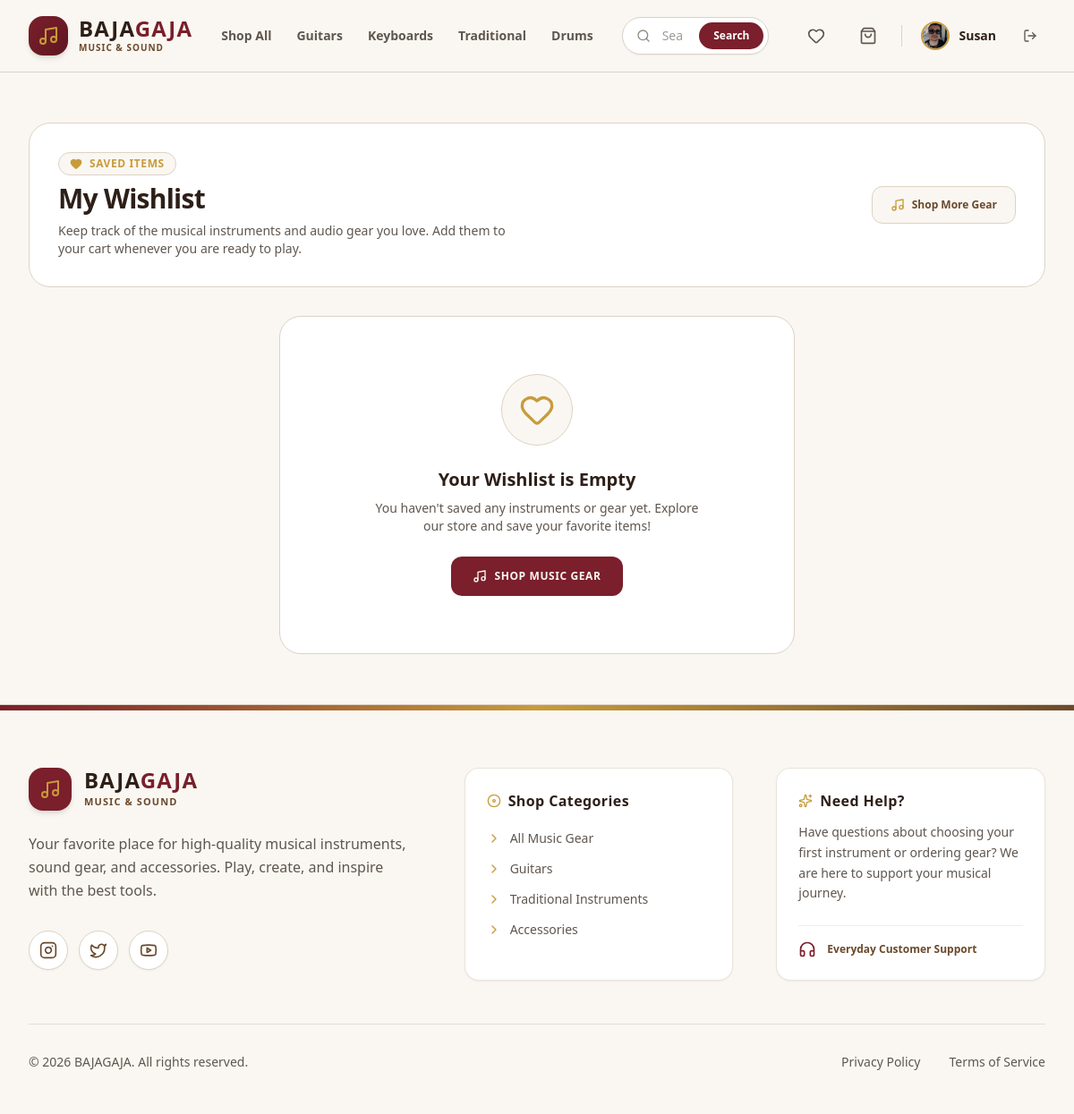
The app's page /wishlist/ (signed in) with its own data.
### bg_app/models.py (models this page shows, shortened)
class User(AbstractUser):
    phone = models.CharField(max_length=20, blank=True)
    address = models.TextField(blank=True)
    profile_picture = models.ImageField(upload_to='images/user/', blank=True, null=True)

### bg_app/views/wishlists_view.py (the view)
# urls.py: path('wishlist/', wishlist_view, name='wishlist'),
@login_required
def wishlist_view(request):
    wishlist_items = Wishlist.objects.filter(customer=request.user).order_by('-added_at')
    return render(request, 'main/wishlist_page.html', {'wishlist_items': wishlist_items})

### bg_app/templates/main/wishlist_page.html (shortened to what this page needs)
<!DOCTYPE html>
<html lang="en">
<head>
    {% load static %}
    <link href="{% static 'css/styles.css' %}" rel="stylesheet" />
</head>
<body class="bg-[#FAF7F2] text-[#5F564F] font-sans min-h-screen flex flex-col antialiased">
    {% include 'components/_navbar.html' %}
    <main class="flex-grow max-w-7xl w-full mx-auto px-4 sm:px-6 lg:px-8 py-10 sm:py-14 space-y-8">
        <div class="bg-[#FFFFFF] border border-[#DDD2C5] rounded-3xl p-6 sm:p-8 shadow-xs flex flex-col sm:flex-row items-start sm:items-center justify-between gap-6">
            <div class="space-y-2">
                <div class="inline-flex items-center gap-2 px-3 py-1 rounded-full bg-[#FAF7F2] border border-[#DDD2C5] text-[#C89B3C] text-xs font-bold uppercase tracking-wider">
                    <i data-lucide="heart" class="w-3.5 h-3.5 fill-[#C89B3C]"></i>
                    <span>Saved Items</span>
                </div>
                <h1 class="text-2xl sm:text-3xl font-bold text-[#2D1F18] tracking-tight">
                    My Wishlist
                </h1>
                <p class="text-xs sm:text-sm text-[#5F564F] max-w-lg leading-relaxed">
                    Keep track of the musical instruments and audio gear you love. Add them to your cart whenever you are ready to play.
                </p>
            </div>
            <a href="/products/" class="inline-flex items-center gap-2 px-5 py-3 rounded-xl bg-[#FAF7F2] hover:bg-[#DDD2C5]/40 text-[#6B4A2B] text-xs font-bold border border-[#DDD2C5] transition-all whitespace-nowrap">
                <i data-lucide="music" class="w-4 h-4 text-[#C89B3C]"></i>
                <span>Shop More Gear</span>
            </a>
        </div>
        <div class="w-full">
            {% if wishlist_items %}
                <div class="grid grid-cols-1 md:grid-cols-2 lg:grid-cols-3 gap-6">
                    {% for item in wishlist_items %}
                        <div class="bg-[#FFFFFF] border border-[#DDD2C5] rounded-2xl overflow-hidden hover:shadow-md hover:border-[#C89B3C]/60 transition-all duration-300 flex flex-col group relative">
                            <button type="button" onclick="openRemoveWishlistModal('/products/wishlist/remove/{{ item.product.id }}/', '{{ item.product.name|escapejs }}')" class="absolute top-3 right-3 z-20 w-9 h-9 rounded-full bg-[#FFFFFF]/90 hover:bg-[#B4473A] text-[#5F564F] hover:text-[#FAF7F2] border border-[#DDD2C5] hover:border-[#B4473A] flex items-center justify-center transition-all shadow-xs cursor-pointer" title="Remove from wishlist">
                                <i data-lucide="trash-2" class="w-4 h-4"></i>
                            </button>
                            <a href="/products/{{ item.product.id }}/" class="block relative aspect-square w-full bg-[#FAF7F2] overflow-hidden border-b border-[#DDD2C5]">
                                {% if item.product.product_image %}
                                    <img src="{{ item.product.product_image.url }}" alt="{{ item.product.name }}" class="w-full h-full object-cover group-hover:scale-105 transition-transform duration-500">
                                {% else %}
                                    <div class="w-full h-full flex items-center justify-center bg-[#DDD2C5]/30 text-[#6B4A2B]">
                                        <i data-lucide="music" class="w-10 h-10"></i>
                                    </div>
                                {% endif %}
                                <span class="absolute bottom-3 left-3 z-10 bg-[#FFFFFF]/90 backdrop-blur-xs border border-[#DDD2C5] text-[10px] font-bold uppercase tracking-wider text-[#6B4A2B] px-2.5 py-1 rounded-lg shadow-xs">
                                    {{ item.product.get_category_display }}
                                </span>
                            </a>
                            <div class="p-5 flex flex-col flex-grow justify-between space-y-4">
                                <div class="space-y-1.5">
                                    <a href="/products/{{ item.product.id }}/" class="block">
                                        <h3 class="font-bold text-[#2D1F18] text-base line-clamp-1 group-hover:text-[#7A1F2B] transition-colors">
                                            {{ item.product.name }}
                                        </h3>
                                    </a>
                                    <div class="flex items-baseline gap-1">
                                        <span class="text-xs font-bold text-[#6B4A2B]">Rs.</span>
                                        <span class="text-xl font-black text-[#2D1F18]">{{ item.product.price|floatformat:2 }}</span>
                                    </div>
                                </div>
                                <div class="pt-3 border-t border-[#DDD2C5]/50 flex items-center justify-between gap-2">
                                    {% if item.product.stock > 0 %}
                                        <a href="/cart/add/{{ item.product.id }}/" class="w-full bg-[#7A1F2B] hover:bg-[#5E1721] text-[#FAF7F2] font-bold h-11 px-4 rounded-xl transition-all flex items-center justify-center gap-2 text-xs uppercase tracking-wider shadow-xs">
                                            <i data-lucide="shopping-bag" class="w-4 h-4"></i>
                                            <span>Add to Cart</span>
                                        </a>
                                    {% else %}
                                        <button disabled class="w-full bg-[#FAF7F2] text-[#5F564F]/50 font-bold h-11 px-4 rounded-xl border border-[#DDD2C5] flex items-center justify-center gap-2 text-xs uppercase tracking-wider cursor-not-allowed">
                                            <i data-lucide="slash" class="w-4 h-4"></i>
                                            <span>Out of Stock</span>
                                        </button>
                                    {% endif %}
                                    <button type="button" onclick="openRemoveWishlistModal('/products/wishlist/remove/{{ item.product.id }}/', '{{ item.product.name|escapejs }}')" class="sm:hidden p-3 rounded-xl bg-[#FAF7F2] hover:bg-[#B4473A]/10 text-[#B4473A] border border-[#DDD2C5] transition-all flex items-center justify-center cursor-pointer" title="Remove">
                                        <i data-lucide="trash-2" class="w-4 h-4"></i>
                                    </button>
                                </div>
                            </div>
                        </div>
                    {% endfor %}
                </div>
            {% else %}
                <div class="bg-[#FFFFFF] border border-[#DDD2C5] rounded-3xl p-8 sm:p-16 text-center shadow-xs max-w-xl mx-auto space-y-6">
                    <div class="w-20 h-20 rounded-full bg-[#FAF7F2] border border-[#DDD2C5] flex items-center justify-center mx-auto text-[#C89B3C]">
                        <i data-lucide="heart" class="w-10 h-10"></i>
                    </div>
                    <div class="space-y-2">
                        <h3 class="text-xl font-bold text-[#2D1F18]">Your Wishlist is Empty</h3>
                        <p class="text-xs sm:text-sm text-[#5F564F] leading-relaxed max-w-sm mx-auto">
                            You haven't saved any instruments or gear yet. Explore our store and save your favorite items!
                        </p>
                    </div>
                    <a href="/products/" class="inline-flex items-center justify-center gap-2 bg-[#7A1F2B] hover:bg-[#5E1721] text-[#FAF7F2] font-bold px-6 py-3.5 rounded-xl text-xs uppercase tracking-wider transition-all shadow-xs">
                        <i data-lucide="music" class="w-4 h-4"></i>
                        <span>Shop Music Gear</span>
                    </a>
                </div>
            {% endif %}
        </div>
    </main>
    {% include 'components/_footer.html' %}
</body>
</html>

### bg_app/templates/components/_navbar.html (shortened to what this page needs)
<header class="sticky top-0 z-50 bg-[#FAF7F2]/95 backdrop-blur-lg border-b border-[#DDD2C5] font-sans">
  <div class="max-w-7xl mx-auto px-4 sm:px-6 lg:px-8">
    <div class="flex items-center justify-between h-20 gap-4 lg:gap-8">
      <div class="flex items-center gap-8">
        <a href="/" class="flex items-center gap-3 group shrink-0">
          <div class="w-11 h-11 rounded-2xl bg-gradient-to-br from-[#7A1F2B] to-[#5E1721] text-[#FFFFFF] flex items-center justify-center shadow-md group-hover:scale-105 transition-all duration-300">
            <i data-lucide="music" class="w-6 h-6 text-[#C89B3C]"></i>
          </div>
          <div class="flex flex-col">
            <span class="text-2xl font-black tracking-wider text-[#2D1F18] leading-none">BAJA<span class="text-[#7A1F2B]">GAJA</span></span>
            <span class="text-[10px] font-bold text-[#6B4A2B] tracking-widest uppercase mt-0.5">Music & Sound</span>
          </div>
        </a>
        <nav class="hidden md:flex items-center gap-7 text-sm font-semibold text-[#5F564F]">
          <a href="/products/" class="hover:text-[#7A1F2B] transition-all py-1 relative after:absolute after:bottom-0 after:left-0 after:w-0 after:h-0.5 after:bg-[#7A1F2B] hover:after:w-full after:transition-all">Shop All</a>
          <a href="/products/?category=guitars" class="hover:text-[#7A1F2B] transition-all py-1 relative after:absolute after:bottom-0 after:left-0 after:w-0 after:h-0.5 after:bg-[#7A1F2B] hover:after:w-full after:transition-all">Guitars</a>
          <a href="/products/?category=keyboards" class="hover:text-[#7A1F2B] transition-all py-1 relative after:absolute after:bottom-0 after:left-0 after:w-0 after:h-0.5 after:bg-[#7A1F2B] hover:after:w-full after:transition-all">Keyboards</a>
          <a href="/products/?category=traditional" class="hover:text-[#7A1F2B] transition-all py-1 relative after:absolute after:bottom-0 after:left-0 after:w-0 after:h-0.5 after:bg-[#7A1F2B] hover:after:w-full after:transition-all">Traditional</a>
          <a href="/products/?category=drums" class="hover:text-[#7A1F2B] transition-all py-1 relative after:absolute after:bottom-0 after:left-0 after:w-0 after:h-0.5 after:bg-[#7A1F2B] hover:after:w-full after:transition-all">Drums</a>
        </nav>
      </div>
      <div class="flex-1 max-w-md hidden sm:block">
        <form action="/products/" method="GET" class="relative group">
          <input type="text" name="search" value="{{ request.GET.search }}" placeholder="Search instruments, gear..."
            class="w-full bg-[#FFFFFF] border border-[#DDD2C5] rounded-full pl-11 pr-24 py-2.5 text-sm text-[#2D1F18] placeholder-[#5F564F]/60 focus:outline-none focus:border-[#7A1F2B] focus:ring-2 focus:ring-[#7A1F2B]/20 shadow-sm transition-all">
          <div class="absolute inset-y-0 left-0 pl-4 flex items-center pointer-events-none text-[#5F564F]/70 group-focus-within:text-[#7A1F2B]">
          </div>
          <button type="submit" class="absolute inset-y-1.5 right-1.5 px-4 bg-[#7A1F2B] hover:bg-[#5E1721] text-[#FFFFFF] text-xs font-semibold rounded-full flex items-center justify-center transition-all shadow-sm">
            Search
          </button>
        </form>
      </div>
      <div class="flex items-center gap-3 sm:gap-4">
        {% if user.is_authenticated and not user.is_staff %}
          <a href="/wishlist/" class="p-2.5 text-[#5F564F] hover:text-[#7A1F2B] hover:bg-[#FFFFFF] rounded-full border border-transparent hover:border-[#DDD2C5] transition-all relative shadow-none hover:shadow-sm" title="Wishlist">
            <i data-lucide="heart" class="w-5 h-5"></i>
          </a>
          <a href="/cart/" class="p-2.5 text-[#5F564F] hover:text-[#7A1F2B] hover:bg-[#FFFFFF] rounded-full border border-transparent hover:border-[#DDD2C5] transition-all relative shadow-none hover:shadow-sm" title="Shopping Cart">
            <i data-lucide="shopping-bag" class="w-5 h-5"></i>
          </a>
        {% endif %}
        {% if user.is_authenticated %}
          <div class="flex items-center gap-2">
            <a href="/profile/" class="flex items-center gap-2.5 group p-1 pr-3 rounded-full hover:bg-[#FFFFFF] transition-all border border-transparent hover:border-[#DDD2C5]">
              {% if user.profile_picture %}
                <img src="{{ user.profile_picture.url }}" alt="Profile" class="w-8 h-8 rounded-full object-cover border-2 border-[#C89B3C]">
              {% else %}
                <div class="w-8 h-8 rounded-full bg-[#FAF7F2] border-2 border-[#C89B3C] flex items-center justify-center text-[#7A1F2B]">
                  <i data-lucide="user" class="w-4 h-4"></i>
                </div>
              {% endif %}
              <span class="text-sm font-semibold hidden lg:block text-[#2D1F18] group-hover:text-[#7A1F2B] transition-colors">{{ user.username }}</span>
            </a>
            <button type="button" onclick="openLogoutModal()" class="p-2 text-[#5F564F] hover:text-[#B4473A] hover:bg-[#FFFFFF] rounded-full border border-transparent hover:border-[#DDD2C5] transition-colors cursor-pointer" title="Log Out">
              <i data-lucide="log-out" class="w-4 h-4"></i>
            </button>
          </div>
        {% endif %}
      </div>
    </div>
  </div>
</header>

### records on screen
User: profile_picture (picture), username "Susan"
